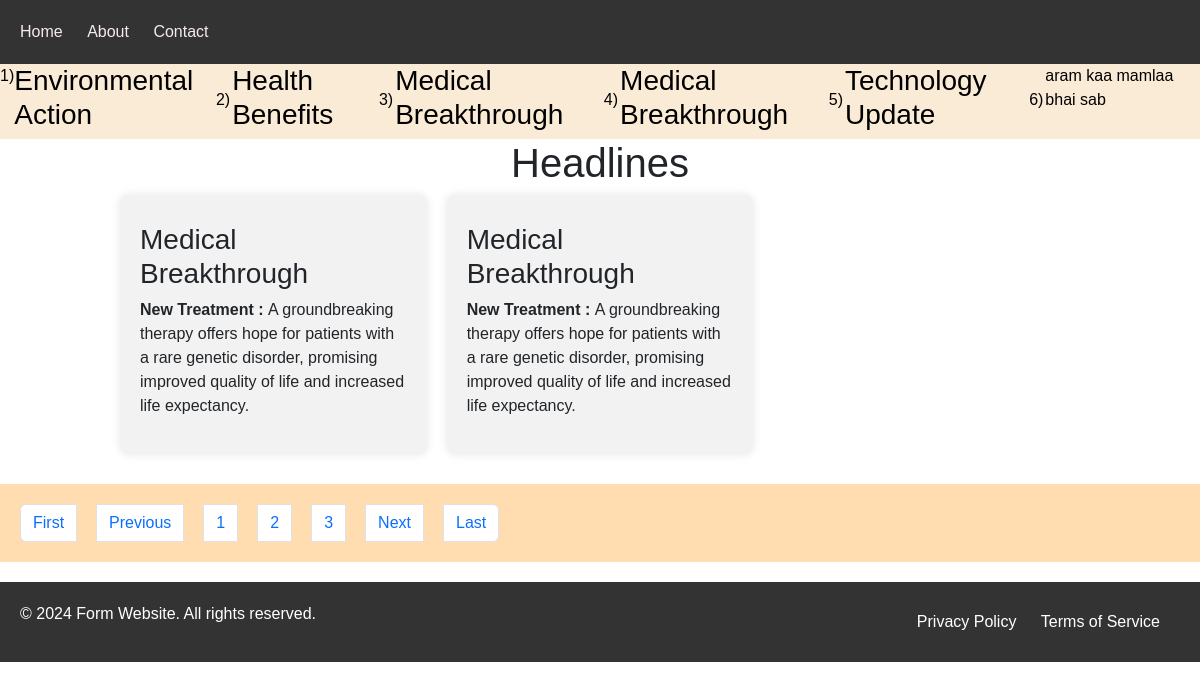
Screenshot of /news/?page=2 with the database file from the repository.
### news/models.py (models this page shows)
class NewsArticle(models.Model):
    headline = models.CharField(max_length=35)
    dis = HTMLField()
    news_slug=AutoSlugField(populate_from='headline',unique=True,null=True,default=None)

### onepageweb/views.py (the view)
# urls.py: path("news/",views.news),
def news(request):
    newsdata = NewsArticle.objects.all().order_by("headline")
    marqueedata = NewsArticle.objects.all().order_by("headline")
    paginator = Paginator(newsdata, 2)
    page_number = request.GET.get('page')
    finaldata = paginator.get_page(page_number)
    totalpage = paginator.num_pages
    data = {
        'newsdata': finaldata,
        'headline': marqueedata,
        'totalpage': totalpage,
        'totalpagelist': range(1, totalpage + 1)  # Generate a list of page numbers from 1 to totalpage
    }
    return render(request, "news.html", data)

### templates/news.html (shortened to what this page needs)
{% extends "base.html" %}
{% block content %}
<marquee behavior="" direction="" style="background-color: antiquewhite; color: black;" onmouseover="stop()" onmouseout="start()">
    <span id="ans" style="display: flex;"></span>
</marquee>
<h1 id="heading" style="display: block; text-align: center;">Headlines</h1>
<div id="okk" style="margin-bottom: 30px;">
    <div class="col-12">
        {% for n in newsdata %}
        <div class="blocks">
            <h3>{{ n.headline | safe }}</h3>
            {{ n.dis | safe }}
        </div>
        {% endfor %}
    </div>
</div>
<nav aria-label="Page navigation example" style="background-color: rgb(255, 221, 176); padding: 20px; margin-bottom: 20px;">
    <ul class="pagination">
        {% if newsdata.has_previous %}
        <li class="page-item"><a class="page-link" href="/news/?page=1" tabindex="-1">First</a></li>
        <li class="page-item"><a class="page-link" href="/news/?page={{ newsdata.previous_page_number }}">Previous</a></li>
        {% endif %}
        {% for n in totalpagelist %}
        <li class="page-item"><a class="page-link" href="/news/?page={{ n }}">{{ n }}</a></li>
        {% endfor %}
        {% if newsdata.has_next %}
        <li class="page-item"><a class="page-link" href="/news/?page={{ newsdata.next_page_number }}">Next</a></li>
        {% endif %}
        <li class="page-item"><a class="page-link" href="/news/?page={{ totalpage }}">Last</a></li>
    </ul>
</nav>
{% endblock %}

### static/form.css (style rules this page uses)
body { font-family: Arial, sans-serif; margin: 0; padding: 0; background-color: #f4f4f4; }

### static/header.css (style rules this page uses)
body { margin: 0; font-family: Arial, sans-serif; background-color: #c91c1c; }
nav { background-color: #333; color: #fff; padding: 10px; }
nav ul { list-style-type: none; padding: 0; margin: 0; }
nav ul li { display: inline; margin-right: 20px; }
nav ul li a { color: #000000; text-decoration: none; }

### static/news.css (style rules this page uses)
.col-12 { width: 80%; margin: auto; display: grid; grid-template-columns: repeat(3, 1fr); gap: 20px; }
#okk { width: 80%; margin: auto; }
.blocks { background-color: #f2f2f2; padding: 20px; border-radius: 8px; box-shadow: 0 0 10px rgba(0, 0, 0, 0.1); }
.blocks h3 { margin-top: 0; }

### templates/header.html (style rules this page uses)
body { margin: 0; font-family: Arial, sans-serif; background-color: #ffffff; }
nav { background-color: #333; padding: 20px; }
nav ul { list-style-type: none; padding: 0; margin: 0; }
nav ul li { display: inline; margin-right: 20px; }
nav ul li a { color: #f5ebeb; text-decoration: none; }

### rows the page displays
NewsArticle: headline "Medical Breakthrough", dis "New Treatment : A groundbreaking therapy offers hope for patients with a rare genetic disorder, promising improved quality of life and increased life expectancy."
NewsArticle: headline "Medical Breakthrough", dis "New Treatment : A groundbreaking therapy offers hope for patients with a rare genetic disorder, promising improved quality of life and increased life expectancy."

### other values shown
{{ n }} "1" "2" "3"
